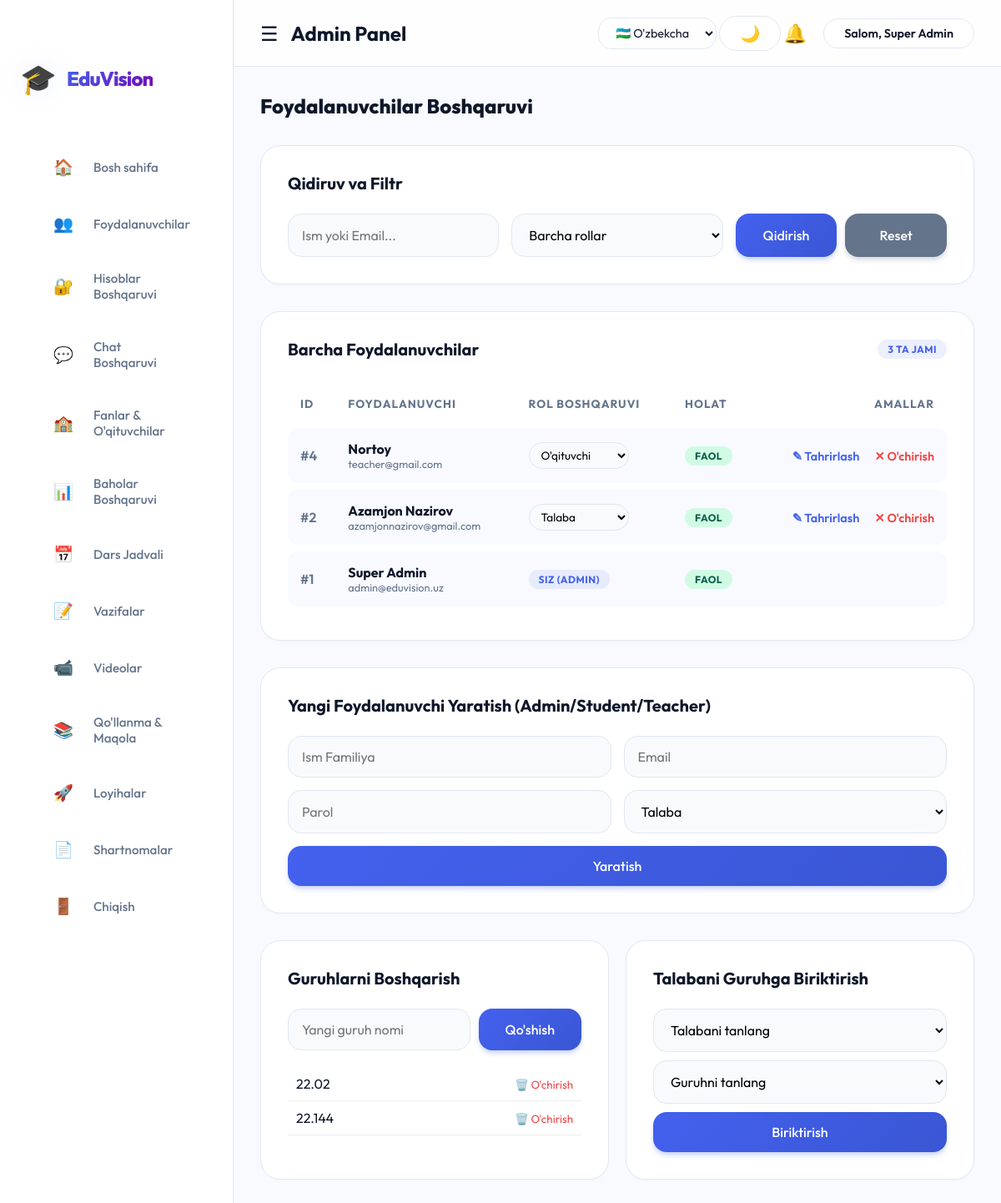
The page /admin/users.php (signed in) on the database its author committed.
### tables this page shows
CREATE TABLE `users` (
  `id` int(11) NOT NULL,
  `name` varchar(100) NOT NULL,
  `email` varchar(100) NOT NULL,
  `password` varchar(255) NOT NULL,
  `role` enum('admin','student','teacher') NOT NULL,
  `created_at` timestamp NULL DEFAULT CURRENT_TIMESTAMP,
  `status` enum('active','pending') NOT NULL DEFAULT 'pending'
);

CREATE TABLE `groups` (
  `id` int(11) NOT NULL,
  `name` varchar(100) NOT NULL,
  `created_at` timestamp NULL DEFAULT CURRENT_TIMESTAMP
);

### admin/users.php (the view, shortened to what this page needs)
<?php
require '../config/db.php';
$search_query = isset($_GET['search']) ? trim($_GET['search']) : '';
$sql = "SELECT * FROM users WHERE status != 'pending'";
$params = [];
$sql .= " ORDER BY id DESC";
$stmt = $pdo->prepare($sql);
$stmt->execute($params);
$all_users = $stmt->fetchAll();
$groups = $pdo->query("SELECT * FROM `groups` ORDER BY id DESC")->fetchAll();
?>
<!DOCTYPE html>
<html lang="uz">
<head>
    <link rel="stylesheet" href="../assets/css/style.css">
</head>
<body>
    <?php include 'sidebar.php'; ?>
    <div class="main-content">
        <h2 style="margin-bottom: 2rem; font-weight: 800; color: var(--text-dark);">Foydalanuvchilar Boshqaruvi</h2>
        <div class="card">
            <h3 style="margin-bottom: 1.5rem;">Qidiruv va Filtr</h3>
            <form method="GET" style="display: grid; grid-template-columns: repeat(auto-fit, minmax(200px, 1fr)); gap: 15px;">
                <input type="text" name="search" class="form-control" placeholder="Ism yoki Email..." value="<?= htmlspecialchars($search_query) ?>">
                <select name="role" class="form-control">
                    <option value="">Barcha rollar</option>
                </select>
                <div style="display: flex; gap: 10px;">
                    <button type="submit" class="btn" style="flex: 1;">Qidirish</button>
                    <a href="users.php" class="btn btn-secondary" style="flex: 1; text-align: center; display: flex; align-items: center; justify-content: center;">Reset</a>
                </div>
            </form>
        </div>
        <div class="card">
            <div style="display: flex; justify-content: space-between; align-items: center; margin-bottom: 1.5rem;">
                <h3 style="margin: 0;">Barcha Foydalanuvchilar</h3>
                <span class="badge badge-primary"><?= count($all_users) ?> ta jami</span>
            </div>
            <div style="overflow-x: auto;">
                <table style="width: 100%; border-collapse: separate; border-spacing: 0 8px;">
                    <thead>
                        <tr style="text-align: left; color: var(--text-light); font-size: 0.85rem; text-transform: uppercase; letter-spacing: 1px;">
                            <th style="padding: 12px 15px;">ID</th>
                            <th style="padding: 12px 15px;">Foydalanuvchi</th>
                            <th style="padding: 12px 15px;">Rol Boshqaruvi</th>
                            <th style="padding: 12px 15px;">Holat</th>
                            <th style="padding: 12px 15px; text-align: right;">Amallar</th>
                        </tr>
                    </thead>
                    <tbody>
                        <?php foreach ($all_users as $u): ?>
                        <tr style="background: var(--secondary-color); transition: transform 0.2s;">
                            <td style="padding: 15px; border-radius: 12px 0 0 12px; font-weight: 600; color: var(--text-light);">#<?= $u['id'] ?></td>
                            <td style="padding: 15px;">
                                <div style="font-weight: 700; color: var(--text-dark);"><?= htmlspecialchars($u['name']) ?></div>
                                <div style="font-size: 0.8rem; color: var(--text-light);"><?= htmlspecialchars($u['email']) ?></div>
                            </td>
                            <td style="padding: 15px;">
                                <?php if($u['id'] != $_SESSION['user_id']): ?>
                                <form method="POST">
                                    <select name="new_role" onchange="this.form.submit()" class="form-control" style="padding: 5px 10px; font-size: 0.85rem; height: auto; width: auto; min-width: 120px;">
                                        <option value="student" <?= $u['role'] == 'student' ? 'selected' : '' ?>>Talaba</option>
                                        <option value="teacher" <?= $u['role'] == 'teacher' ? 'selected' : '' ?>>O'qituvchi</option>
                                    </select>
                                </form>
                                <?php else: ?>
                                    <span class="badge badge-primary">Siz (Admin)</span>
                                <?php endif; ?>
                            </td>
                            <td style="padding: 15px;">
                                <span class="badge <?= $u['status']=='active'?'badge-success':'badge-danger' ?>">
                                    <?= $u['status']=='active'?'Faol':'Nofaol' ?>
                                </span>
                            </td>
                            <td style="padding: 15px; border-radius: 0 12px 12px 0; text-align: right;">
                                <?php if($u['role'] !== 'admin' || $u['id'] != $_SESSION['user_id']): ?>
                                <button type="button" onclick="openEditModal(<?= htmlspecialchars(json_encode($u)) ?>)" style="background: none; border: none; color: var(--primary-color); cursor: pointer; font-weight: 600; font-size: 0.9rem; margin-right: 15px;">
                                    ✎ Tahrirlash
                                </button>
                                <form method="POST" onsubmit="return confirm('Rostdan ham o\'chirmoqchimisiz?');" style="display: inline;">
                                    <button type="submit" name="delete_user" style="background: none; border: none; color: var(--danger); cursor: pointer; font-weight: 600; font-size: 0.9rem;">
                                        ✕ O'chirish
                                    </button>
                                </form>
                                <?php endif; ?>
                            </td>
                        </tr>
                        <?php endforeach; ?>
                    </tbody>
                </table>
            </div>
        </div>
        <div class="card">
            <h3>Yangi Foydalanuvchi Yaratish (Admin/Student/Teacher)</h3>
            <form method="POST" style="display: grid; grid-template-columns: 1fr 1fr; gap: 15px;">
                <input type="text" name="new_name" class="form-control" placeholder="Ism Familiya" required>
                <input type="email" name="new_email" class="form-control" placeholder="Email" required>
                <input type="password" name="new_password" class="form-control" placeholder="Parol" required>
                <select name="new_role" class="form-control">
                    <option value="student">Talaba</option>
                </select>
                <button type="submit" name="create_user" class="btn" style="grid-column: span 2;">Yaratish</button>
            </form>
        </div>
        <div style="display: flex; gap: 20px;">
            <div class="card" style="flex: 1;">
                <h3>Guruhlarni Boshqarish</h3>
                <form method="POST" style="display: flex; gap: 10px; margin-bottom: 20px;">
                    <input type="text" name="group_name" class="form-control" placeholder="Yangi guruh nomi" required>
                    <button type="submit" name="add_group" class="btn" style="width: auto;">Qo'shish</button>
                </form>
                <ul style="max-height: 300px; overflow-y: auto;">
                    <?php foreach ($groups as $group): ?>
                        <li style="display: flex; justify-content: space-between; align-items: center; padding: 10px; border-bottom: 1px solid #eee;">
                            <span><?= htmlspecialchars($group['name']) ?></span>
                            <form method="POST" onsubmit="return confirm('Guruhni o\'chirmoqchimisiz? Ichidagi barcha ma\'lumotlar o\'chishi mumkin.');">
                                <button type="submit" name="delete_group" style="background: none; border: none; color: #ef4444; cursor: pointer;">🗑️ O'chirish</button>
                            </form>
                        </li>
                    <?php endforeach; ?>
                </ul>
            </div>
            <div class="card" style="flex: 1;">
                <h3>Talabani Guruhga Biriktirish</h3>
                <form method="POST" style="display: flex; flex-direction: column; gap: 10px;">
                    <select name="user_id" class="form-control" required>
                        <option value="">Talabani tanlang</option>
                    </select>
                    <select name="group_id" class="form-control" required>
                        <option value="">Guruhni tanlang</option>
                    </select>
                    <button type="submit" name="assign_group" class="btn">Biriktirish</button>
                </form>
            </div>
        </div>
    </div>
</body>
</html>

### assets/css/style.css (style rules this page uses)
:root { --primary-color: #4361ee; --primary-hover: #3a56d4; --primary-soft: rgba(67, 97, 238, 0.1); --secondary-color: #f8faff; --sidebar-bg: #ffffff; --sidebar-text: #64748b; --sidebar-active: #4361ee; --sidebar-active-bg: rgba(67, 97, 238, 0.08); --text-dark: #0f172a; --text-light: #64748b; --danger: #ef4444; --success: #10b981; --warning: #f59e0b; --white: #ffffff; --border-color: #e2e8f0; --bg-card: #ffffff; --glass-bg: rgba(255, 255, 255, 0.7); --glass-border: rgba(255, 255, 255, 0.3); --shadow-sm: 0 2px 4px rgba(0, 0, 0, 0.02); --shadow-md: 0 10px 15px -3px rgba(0, 0, 0, 0.05); --shadow-lg: 0 20px 25px -5px rgba(0, 0, 0, 0.08); --shadow-premium: 0 20px 40px -10px rgba(67, 97, 238, 0.2); --radius-md: 16px; --radius-lg: 24px; --sidebar-width: 280px; --header-height: 80px; }
* { margin: 0; padding: 0; box-sizing: border-box; font-family: 'Outfit', sans-serif; }
body { background-color: var(--secondary-color); color: var(--text-dark); display: flex; min-height: 100vh; font-size: 16px; }
.form-control { width: 100%; padding: 0.875rem 1rem; border: 1px solid #e2e8f0; border-radius: var(--radius-md); font-size: 1rem; transition: all 0.2s; background: #f8fafc; }
.btn { display: inline-flex; justify-content: center; align-items: center; padding: 0.875rem 2rem; background: linear-gradient(135deg, var(--primary-color), var(--primary-hover)); color: white; border: none; border-radius: var(--radius-md); cursor: pointer; text-decoration: none; font-size: 1rem; font-weight: 500; transition: all 0.3s ease; width: 100%; box-shadow: 0 4px 6px -1px rgba(67, 97, 238, 0.3); }
.btn-secondary { background: #64748b; box-shadow: 0 4px 6px -1px rgba(100, 116, 139, 0.3); }
.main-content { margin-left: var(--sidebar-width); width: calc(100% - var(--sidebar-width)); padding: 2rem; margin-top: var(--header-height); }
.card { background: white; padding: 2rem; border-radius: var(--radius-lg); box-shadow: var(--shadow-sm); margin-bottom: 2rem; border: 1px solid #e2e8f0; transition: all 0.3s ease; }
.card h3 { margin-bottom: 1.5rem; font-weight: 700; color: var(--text-dark); font-size: 1.25rem; display: flex; align-items: center; justify-content: space-between; }
ul { list-style: none; }
li { padding: 1rem; border-bottom: 1px solid #e2e8f0; display: flex; justify-content: space-between; align-items: center; }
li:last-child { border-bottom: none; }
.badge { padding: 4px 12px; border-radius: 50px; font-size: 0.75rem; font-weight: 700; text-transform: uppercase; letter-spacing: 0.5px; display: inline-flex; align-items: center; }
.badge-success { background: #d1fae5; color: #065f46; }
.badge-primary { background: var(--primary-soft); color: var(--primary-color); }

### rows shown on the page
users: id "4", name "Nortoy", email "teacher@gmail.com", new_role "O'qituvchi", status "FAOL"
users: id "2", name "Azamjon Nazirov", email "azamjonnazirov@gmail.com", new_role "Talaba", status "FAOL"
users: id "1", name "Super Admin", email "admin@eduvision.uz", shows "SIZ (ADMIN)", status "FAOL"
groups: name "22.02"
groups: name "22.144"

### other values the page prints
$lang['system_title'] "EduVision"
$lang['home'] "Bosh sahifa"
$lang['users'] "Foydalanuvchilar"
$lang['tasks'] "Vazifalar"
$lang['videos'] "Videolar"
$lang['manuals'] "Qo'llanma & Maqola"
$lang['projects'] "Loyihalar"
$lang['contracts'] "Shartnomalar"
$lang['logout'] "Chiqish"
$lang['admin_panel'] "Admin Panel"
$lang['welcome'] "Salom"
$_SESSION['name'] "Super Admin"
count($all_users) "3"
